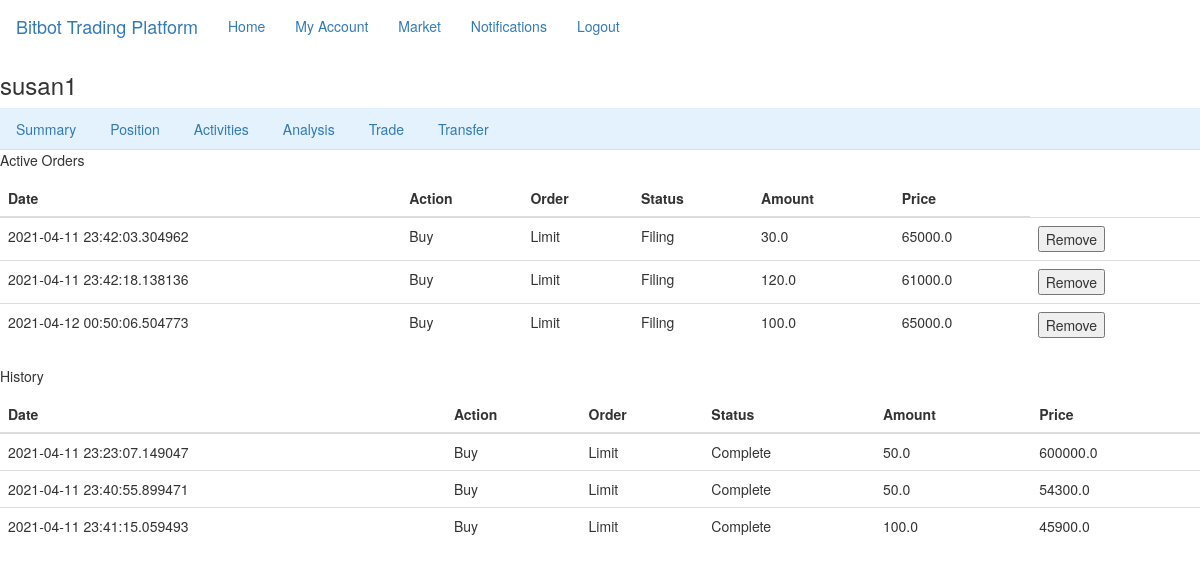
/user/test/history (signed in), run on the app's committed database.
### flaskr/models.py (models this page shows, shortened)
class User(UserMixin, db.Model):
    id = db.Column(db.Integer, primary_key=True)
    username = db.Column(db.String(64), index=True, unique=True)
    email = db.Column(db.String(120), index=True, unique=True)
    phone = db.Column(db.String(120), index=True, unique=True)
    password_hash = db.Column(db.String(128))
    about_me = db.Column(db.String(140))
    last_seen = db.Column(db.DateTime, default=datetime.utcnow)
    address = db.Column(db.String(128))
    cash_balance = db.Column(db.Float, default=0)
    bitcoin_value = db.Column(db.Float, default=0)

class Transaction(db.Model):
    id = db.Column(db.Integer, primary_key=True)
    username = db.Column(db.String(64), index=True)
    date = db.Column(db.DateTime, default=datetime.utcnow)
    action = db.Column(db.String(16))
    order = db.Column(db.String(16))
    status = db.Column(db.String(16))
    amount = db.Column(db.Float)
    price = db.Column(db.Float)

### flaskr/routes.py (the view)
@app.route('/user/<username>/history', methods=['GET','POST'])
@login_required
def history(username):
    user = User.query.filter_by(username=username).first_or_404()
    data = Transaction.query.filter_by(username=username).all()
    return render_template('history.html',data=data)

### flaskr/models.py (called while the page is built)
@login_manager.user_loader
def load_user(id):
    return User.query.get(int(id))

### flaskr/routes.py (called while the page is built)
@app.before_request
def before_request():
    if current_user.is_authenticated:
        current_user.last_seen = datetime.utcnow()
        db.session.commit()

### flaskr/templates/history.html (shortened to what this page needs)
{% extends "base_user.html" %}
{% block content %}
    <p>Active Orders</p>
    <table class="table">
        <thead>
          <tr>
            <th>Date</th>
            <th>Action</th>
            <th>Order</th>
            <th>Status</th>
            <th>Amount</th>
            <th>Price</th>
          </tr>
        </thead>
        <tbody>
          {% for row in data %}
            {% if row.status == "Filing" %}
            <tr >
                <td>{{row.date}}</td>
                <td>{{row.action}}</td>
                <td>{{row.order}}</td>
                <td>{{row.status}}</td>
                <td>{{row.amount}}</td>
                <td>{{row.price}}</td>
                <td><button onclick = "removeRow()">Remove</button></td>
            </tr>
            {% endif %}
        {% endfor %}
        </tbody>
    </table><p>History</p>
    <table class="table">
        <thead>
          <tr>
            <th>Date</th>
            <th>Action</th>
            <th>Order</th>
            <th>Status</th>
            <th>Amount</th>
            <th>Price</th>
          </tr>
        </thead>
        <tbody>
          {% for row in data %}
            {% if row.status == "Complete" %}
            <tr>
                <td>{{row.date}}</td>
                <td>{{row.action}}</td>
                <td>{{row.order}}</td>
                <td>{{row.status}}</td>
                <td>{{row.amount}}</td>
                <td>{{row.price}}</td>
            </tr>
            {% endif %}
        {% endfor %}
        </tbody>
    </table>
{% endblock %}

### flaskr/templates/base_user.html (shortened to what this page needs)
{% extends 'bootstrap/base.html' %}
{% block navbar %}
    <nav class="navbar navbar-expand-lg navbar-light bg-light">
        <div class="container-fluid">
            <a class="navbar-brand" href="{{ url_for('index') }}">Bitbot Trading Platform</a>
            <ul class="nav navbar-nav">
                <li><a href="{{ url_for('index') }}">Home</a></li>
                {% if current_user.is_anonymous %}
                <li><a href="{{ url_for('login') }}">Login</a></li>
                {% else %}
                <li><a href="{{ url_for('user', username=current_user.username) }}">My Account</a></li>
                <li><a href="#">Market</a></li>
                <li><a href="#">Notifications</a></li>
                <li><a href="{{ url_for('logout') }}">Logout</a></li>
                {% endif %}
            </ul>
        </div>
    </nav>
    <h3>{{ current_user.username }}</h3>
    <ul class="nav nav-tabs" style="background-color: #e3f2fd;">
      <li class="nav-item">
        <a class="nav-link active" aria-current="#" href="{{url_for('summary',username=current_user.username)}}">Summary</a>
      </li>
      <li class="nav-item">
        <a class="nav-link" href="{{url_for('position',username=current_user.username)}}">Position</a>
      </li>
      <li class="nav-item">
        <a class="nav-link" href="{{url_for('history',username=current_user.username)}}">Activities</a>
      </li>
      <li class="nav-item">
          <a class="nav-link" href="{{url_for('analysis',username=current_user.username)}}">Analysis</a>
      </li>
      <li class="nav-item">
          <a class="nav-link" href="{{url_for('trade',username=current_user.username)}}">Trade</a>
      </li>
      <li class="nav-item">
        <a class="nav-link" href="{{url_for('transfer',username=current_user.username)}}">Transfer</a>
      </li>
    </ul>
{% endblock %}

### data on the page
User: username "susan1"
Transaction: date "2021-04-11 23:42:03.304962", action "Buy", order "Limit", status "Filing", amount "30.0", price "65000.0"
Transaction: date "2021-04-11 23:42:18.138136", action "Buy", order "Limit", status "Filing", amount "120.0", price "61000.0"
Transaction: date "2021-04-12 00:50:06.504773", action "Buy", order "Limit", status "Filing", amount "100.0", price "65000.0"
Transaction: date "2021-04-11 23:23:07.149047", action "Buy", order "Limit", status "Complete", amount "50.0", price "600000.0"
Transaction: date "2021-04-11 23:40:55.899471", action "Buy", order "Limit", status "Complete", amount "50.0", price "54300.0"
Transaction: date "2021-04-11 23:41:15.059493", action "Buy", order "Limit", status "Complete", amount "100.0", price "45900.0"
